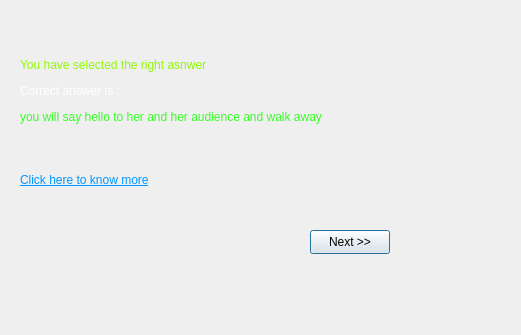
<?xml version="1.0" encoding="UTF-8"?>
<ui version="4.0">
 <class>question2answer</class>
 <widget class="QDialog" name="question2answer">
  <property name="geometry">
   <rect>
    <x>0</x>
    <y>0</y>
    <width>521</width>
    <height>335</height>
   </rect>
  </property>
  <property name="windowTitle">
   <string>Answer of Question 2</string>
  </property>
  <widget class="QPushButton" name="pushButton">
   <property name="geometry">
    <rect>
     <x>310</x>
     <y>230</y>
     <width>80</width>
     <height>24</height>
    </rect>
   </property>
   <property name="text">
    <string>Next &gt;&gt;</string>
   </property>
  </widget>
  <widget class="QWidget" name="">
   <property name="geometry">
    <rect>
     <x>20</x>
     <y>50</y>
     <width>381</width>
     <height>171</height>
    </rect>
   </property>
   <layout class="QVBoxLayout" name="verticalLayout">
    <item>
     <widget class="QLabel" name="label">
      <property name="text">
       <string>&lt;html&gt;&lt;head/&gt;&lt;body&gt;&lt;p&gt;&lt;span style=&quot; color:#8efa00;&quot;&gt;You have selected the right asnwer&lt;/span&gt;&lt;/p&gt;&lt;p&gt;&lt;span style=&quot; color:#ffffff;&quot;&gt;Correct answer is : &lt;/span&gt;&lt;/p&gt;&lt;p&gt;&lt;span style=&quot; color:#35ff24;&quot;&gt;you will say hello to her and her audience and walk away&lt;/span&gt;&lt;/p&gt;&lt;/body&gt;&lt;/html&gt;</string>
      </property>
     </widget>
    </item>
    <item>
     <widget class="QLabel" name="label_2">
      <property name="text">
       <string>&lt;html&gt;&lt;head/&gt;&lt;body&gt;&lt;p&gt;&lt;a href=&quot;https://www.youtube.com/watch?v=D477W312NHo&quot;&gt;&lt;span style=&quot; text-decoration: underline; color:#0096ff;&quot;&gt;Click here to know more&lt;/span&gt;&lt;/a&gt;&lt;/p&gt;&lt;/body&gt;&lt;/html&gt;</string>
      </property>
     </widget>
    </item>
   </layout>
  </widget>
 </widget>
 <resources/>
 <connections/>
</ui>
